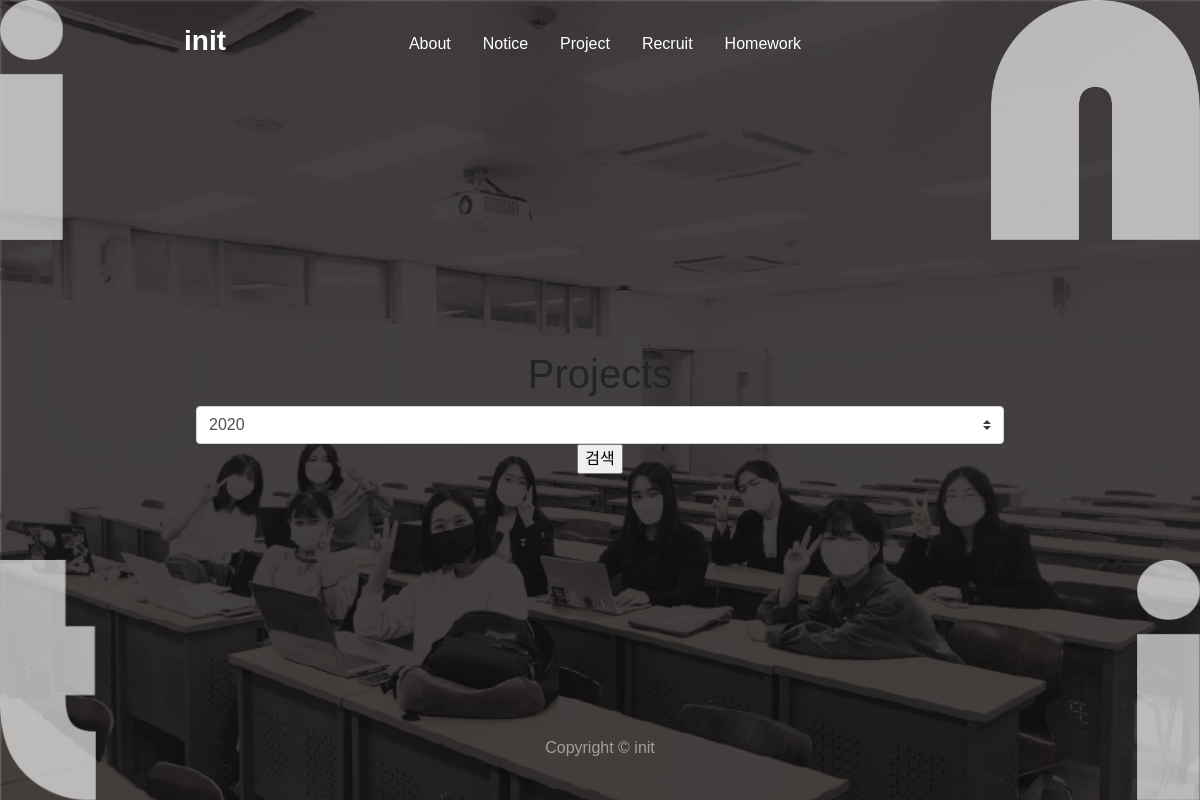
The app's page /projects/, older data.
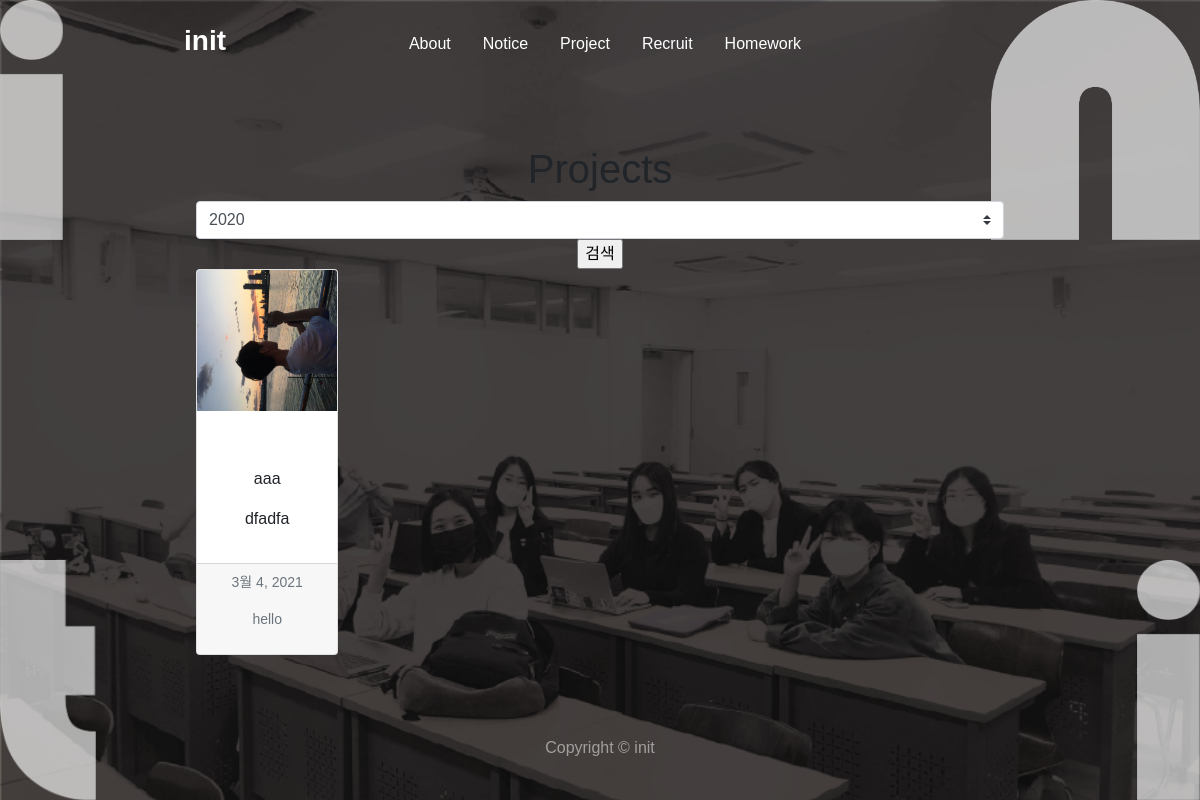
The same page, newer data.
### mysite/models.py (models this page shows, shortened)
class Project(models.Model):
    objects = models.Manager()
    writer = models.ForeignKey(InitUser, on_delete=models.CASCADE)
    people = models.CharField(max_length=50, null=True)
    title = models.CharField(max_length=200, null=False)
    img = ProcessedImageField(
        upload_to='',
        processors=[ResizeToFit(width=960, upscale=False)],
        format='JPEG'
    )
    img_thumbnail = ImageSpecField(
        source='img',
        processors=[ResizeToFill(600, 600)],
        format='JPEG',
        options={'quality': 60}
    )
    pub_date = models.DateField(auto_now=True)
    contents = models.TextField(null=True)
    url = models.URLField(null=True, blank=True)
    year = models.CharField(max_length=4, null=False)

class InitUser(AbstractUser):
    first_name = models.CharField(max_length=30, blank=False, null=False)
    last_name = models.CharField(max_length=150, blank=False, null=False)
    email = models.EmailField(blank=False, null=False, unique=True)
    year = models.CharField(max_length=20, null=False, blank=False)

### mysite/views.py (the view)
# urls.py: path('projects/',mysite.views.projects, name='projects'),
def projects(request):
    if request.method == "POST":
        if request.POST['generation']:
            gen = request.POST['generation']
            postlist = Project.objects.filter(year=gen).order_by('-id')
    else:
        gen = "2020"
        postlist = Project.objects.all().order_by('-id')
    return render(request, 'projects.html', {'postlist':postlist, 'gen':gen})

### mysite/templates/projects.html (shortened to what this page needs)
{% extends 'base.html' %}
{% load static %}
{% block contents %}
<main role="main" class="container">
  <br>
  <br>
  <h1>Projects</h1>
  <form method="POST" enctype="multipart/form-data">
    <select class="custom-select" name="generation" id="selectGen">
      {% if gen %}
      <option selected>{{gen}}</option>
      {% endif %}
    </select>
    <input id="btn" type="submit" value="검색" onclick="GoEx()">
  </form>
  <div class="row row-cols-1 row-cols-md-5 g-4">
    {% for list in postlist %}
    <div class="col">
      <div class="card">
        {% if list.img_thumbnail %}
        <img src="{{list.img_thumbnail.url}}" class="card-img-top" alt="...">
        {% endif %}
        <div class="card-body">
          <h5 class="card-title">
            <p><a href="{{list.pk}}/">{{list.title}}</a></p>
          </h5>
          <p>{{list.people}}</p>
          <p class="card-text">
            <p>{{list.contents}}</p>
          </p>
        </div>
        <div class="card-footer">
          <small class="text-muted">
            <p>{{list.pub_date}}</p>
            <p>{{list.writer}}</p>
          </small>
        </div>
      </div>
    </div>
    {% endfor %}
  </div>
  <br><br>
</main>
{% endblock %}

Row changes from the older to the newer data that the page shows:
added Project: img_thumbnail (picture), people "aaa", contents "dfadfa", pub_date "3월 4, 2021", writer "hello"
